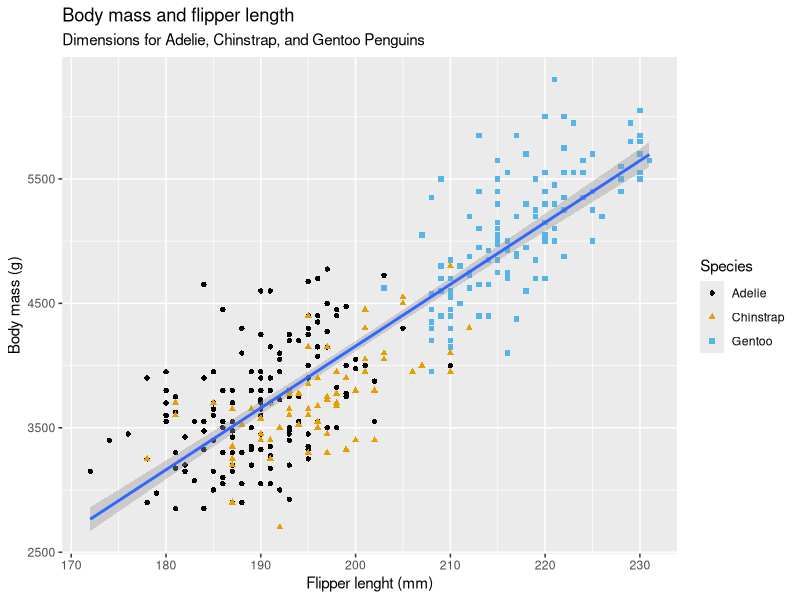
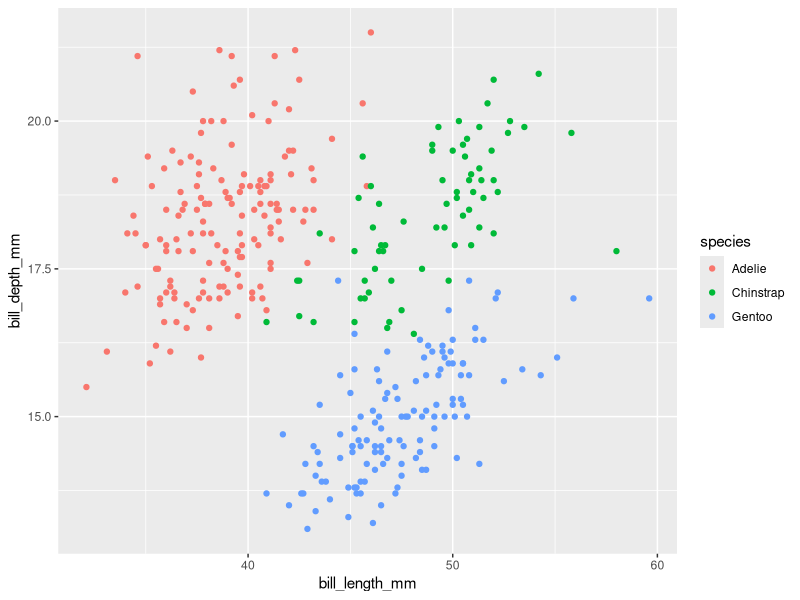
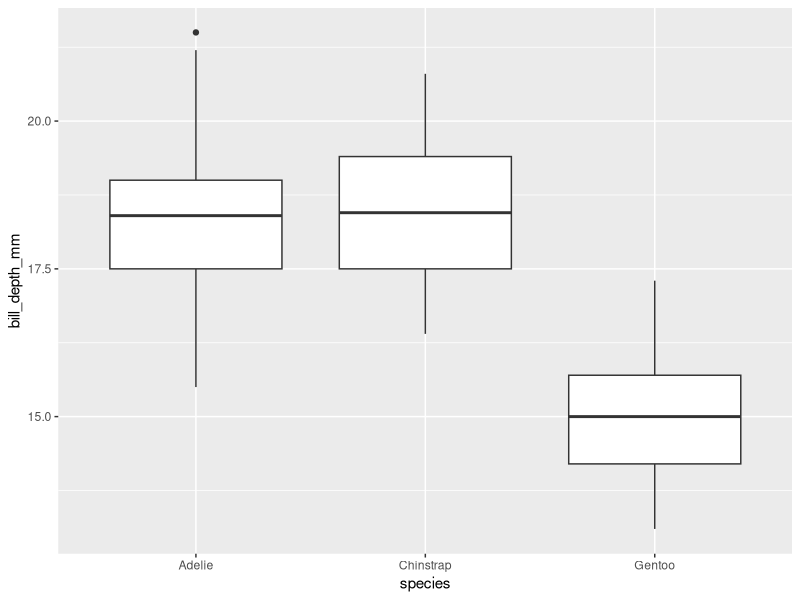
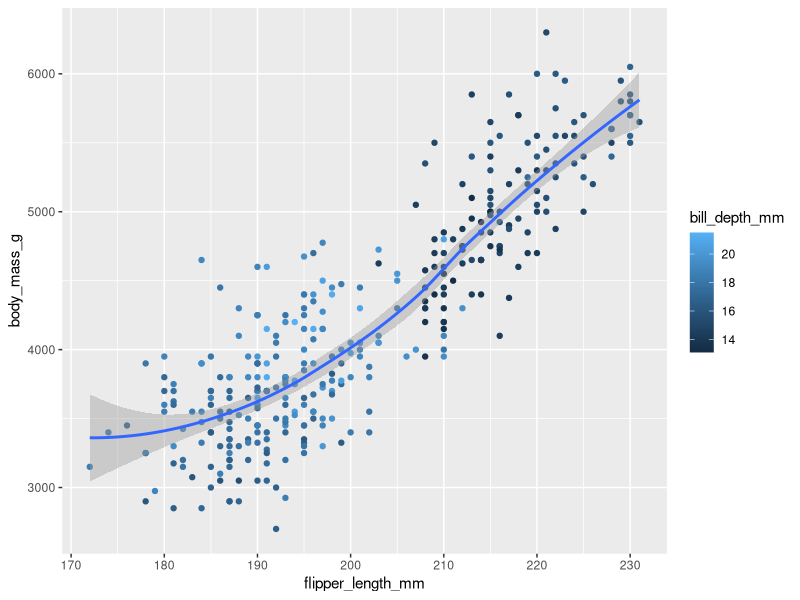
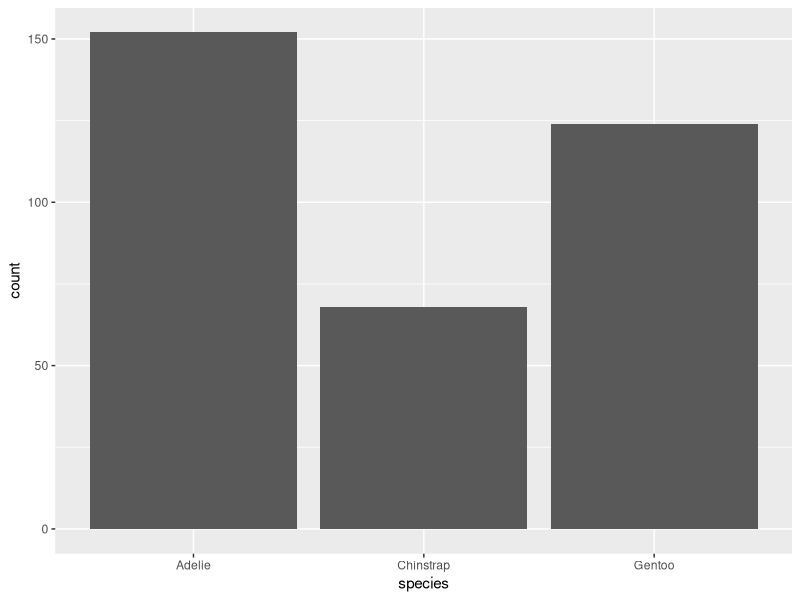
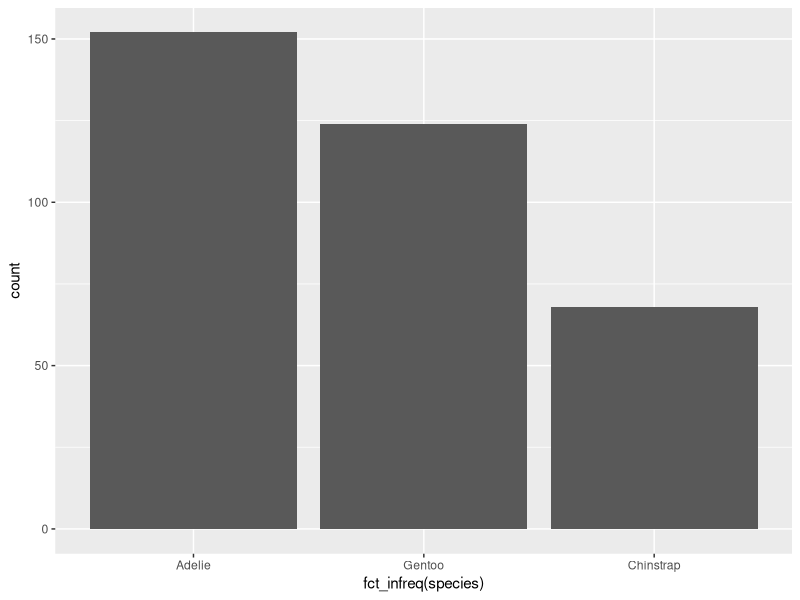
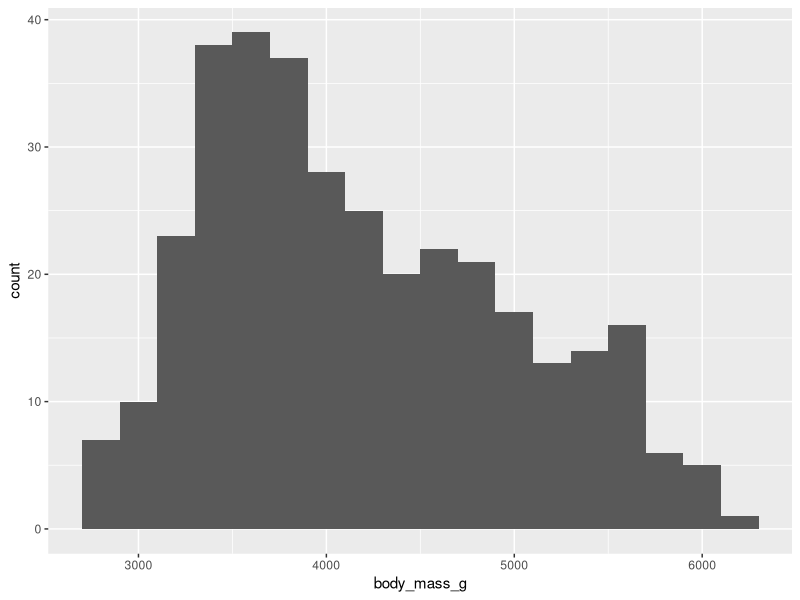
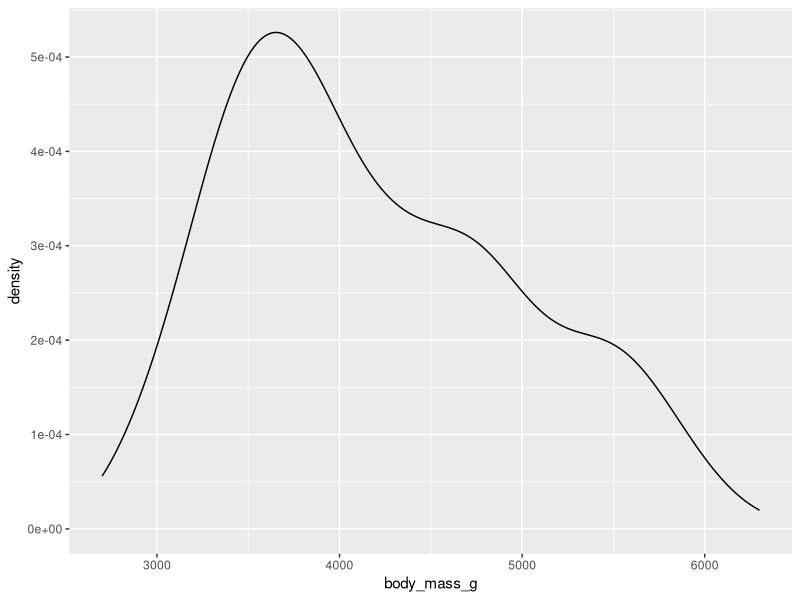

Reproduce these figures in R, in order.
library(tidyverse)
library(palmerpenguins)
library(ggthemes)

# Do penguins with longer flippers weigh more 
# or less than penguins with shorter flippers?

# Is there a relationship between flipper length
# and body mass?

ggplot(
  data = penguins,
  mapping = aes(x = flipper_length_mm, y = body_mass_g)
) + 
  geom_point(mapping = aes(color = species, shape = species)) + 
  geom_smooth(method = "lm") + 
  labs(
    title = "Body mass and flipper length",
    subtitle = "Dimensions for Adelie, Chinstrap, and Gentoo Penguins",
    x = "Flipper lenght (mm)", y = "Body mass (g)",
    color = "Species", shape = "Species"
  ) + 
  scale_color_colorblind()

# How many rows?
nrow(penguins)

# How many columns?
ncol(penguins)

# Make a scatterplot of bill_depth_mm vs. bill_length_mm. 
# That is, make a scatterplot with bill_depth_mm on 
# the y-axis and bill_length_mm on the x-axis. 
# Describe the relationship between these two variables.

ggplot(
  data = penguins,
  mapping = aes(x = bill_length_mm, y = bill_depth_mm, color = species)
) + 
  geom_point()


# What happens with scatterplot of species vs bill depth?
ggplot(
  data = penguins,
  mapping = aes(x = species, y = bill_depth_mm)
) + 
  geom_boxplot()

# You get a weird vertical chart. Better option would be boxplot

# Recreate a particular visual

ggplot(
  data = penguins,
  mapping = aes(x = flipper_length_mm,  y = body_mass_g, color = bill_depth_mm)
) + 
  geom_point() + 
  geom_smooth()

## Distributions

ggplot(penguins, aes(x = species)) + 
  geom_bar()

ggplot(penguins, aes(x = fct_infreq(species))) + 
  geom_bar()

### Continuous variables
# Histograms
ggplot(penguins, aes(x = body_mass_g)) + 
  geom_histogram(binwidth = 200)

# Density plots
ggplot(penguins, aes(x = body_mass_g)) + 
  geom_density()

### Exercises

ggplot(penguins, aes(y = species)) + 
  geom_bar()

ggplot(diamonds, aes(x = carat)) + 
  geom_histogram(binwidth = 0.25)

# Box plots to compare categorical and numeric variables
ggplot(penguins, aes(x = species, y = body_mass_g)) + 
  geom_boxplot()

# Comparing two categorical variables

## Stacked bar plot
ggplot(penguins, aes(x = island, fill = species)) + 
  geom_bar()

## Relative frequency
ggplot(penguins, aes(x = island, fill = species)) + 
  geom_bar(position = "fill")

# Comparing 3+ variables

## Facets
ggplot(penguins, aes(x = flipper_length_mm, y = body_mass_g)) + 
  geom_point(aes(color = species, shape = species)) + 
  facet_wrap(~island)

# Saving plots
ggplot(penguins, aes(x = flipper_length_mm, y = body_mass_g)) +
  geom_point()
ggsave(filename = "penguin-plot.png")
